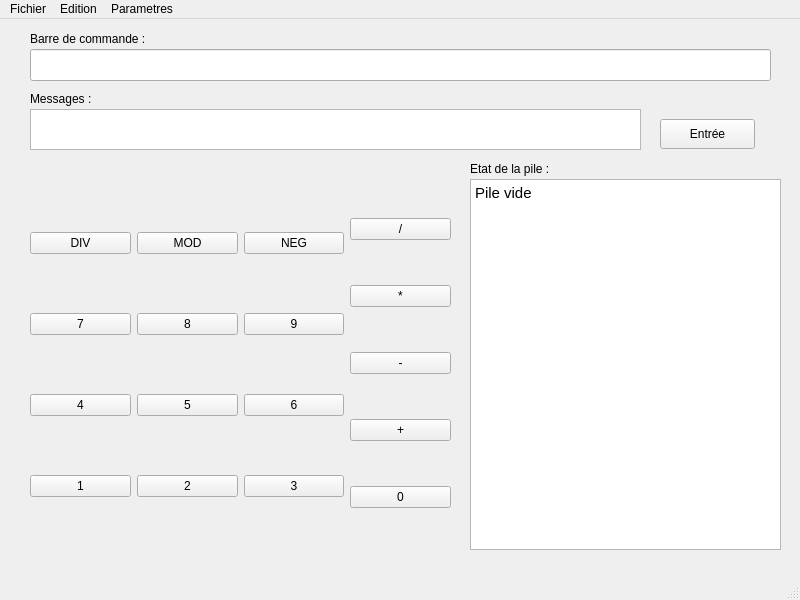
<?xml version="1.0" encoding="UTF-8"?>
<ui version="4.0">
 <class>MainWindow</class>
 <widget class="QMainWindow" name="MainWindow">
  <property name="geometry">
   <rect>
    <x>0</x>
    <y>0</y>
    <width>800</width>
    <height>600</height>
   </rect>
  </property>
  <property name="windowTitle">
   <string>MainWindow</string>
  </property>
  <widget class="QWidget" name="centralwidget">
   <widget class="QWidget" name="horizontalLayoutWidget">
    <property name="geometry">
     <rect>
      <x>30</x>
      <y>160</y>
      <width>421</width>
      <height>371</height>
     </rect>
    </property>
    <layout class="QHBoxLayout" name="horizontalLayout">
     <item>
      <layout class="QVBoxLayout" name="verticalLayout">
       <item>
        <widget class="QPushButton" name="divButton">
         <property name="text">
          <string>DIV</string>
         </property>
        </widget>
       </item>
       <item>
        <widget class="QPushButton" name="sevenButton">
         <property name="text">
          <string>7</string>
         </property>
        </widget>
       </item>
       <item>
        <widget class="QPushButton" name="fourButton">
         <property name="text">
          <string>4</string>
         </property>
        </widget>
       </item>
       <item>
        <widget class="QPushButton" name="oneButton">
         <property name="text">
          <string>1</string>
         </property>
        </widget>
       </item>
      </layout>
     </item>
     <item>
      <layout class="QVBoxLayout" name="verticalLayout_3">
       <item>
        <widget class="QPushButton" name="modButton">
         <property name="text">
          <string>MOD</string>
         </property>
        </widget>
       </item>
       <item>
        <widget class="QPushButton" name="eightButton">
         <property name="text">
          <string>8</string>
         </property>
        </widget>
       </item>
       <item>
        <widget class="QPushButton" name="fiveButton">
         <property name="text">
          <string>5</string>
         </property>
        </widget>
       </item>
       <item>
        <widget class="QPushButton" name="twoButton">
         <property name="text">
          <string>2</string>
         </property>
        </widget>
       </item>
      </layout>
     </item>
     <item>
      <layout class="QVBoxLayout" name="verticalLayout_4">
       <item>
        <widget class="QPushButton" name="negButton">
         <property name="text">
          <string>NEG</string>
         </property>
        </widget>
       </item>
       <item>
        <widget class="QPushButton" name="nineButton">
         <property name="text">
          <string>9</string>
         </property>
        </widget>
       </item>
       <item>
        <widget class="QPushButton" name="sixButton">
         <property name="text">
          <string>6</string>
         </property>
        </widget>
       </item>
       <item>
        <widget class="QPushButton" name="threeButton">
         <property name="text">
          <string>3</string>
         </property>
        </widget>
       </item>
      </layout>
     </item>
     <item>
      <layout class="QVBoxLayout" name="verticalLayout_2">
       <item>
        <widget class="QPushButton" name="slashButton">
         <property name="text">
          <string>/</string>
         </property>
        </widget>
       </item>
       <item>
        <widget class="QPushButton" name="multiplyButton">
         <property name="text">
          <string>*</string>
         </property>
        </widget>
       </item>
       <item>
        <widget class="QPushButton" name="minusButton">
         <property name="text">
          <string>-</string>
         </property>
        </widget>
       </item>
       <item>
        <widget class="QPushButton" name="addButton">
         <property name="text">
          <string>+</string>
         </property>
        </widget>
       </item>
       <item>
        <widget class="QPushButton" name="zeroButton">
         <property name="text">
          <string>0</string>
         </property>
        </widget>
       </item>
      </layout>
     </item>
    </layout>
   </widget>
   <widget class="QLabel" name="label">
    <property name="geometry">
     <rect>
      <x>30</x>
      <y>10</y>
      <width>151</width>
      <height>20</height>
     </rect>
    </property>
    <property name="text">
     <string>Barre de commande :</string>
    </property>
   </widget>
   <widget class="QLineEdit" name="cmdLine">
    <property name="geometry">
     <rect>
      <x>30</x>
      <y>30</y>
      <width>741</width>
      <height>32</height>
     </rect>
    </property>
   </widget>
   <widget class="QTextEdit" name="pileMsg">
    <property name="geometry">
     <rect>
      <x>470</x>
      <y>160</y>
      <width>311</width>
      <height>371</height>
     </rect>
    </property>
    <property name="readOnly">
     <bool>true</bool>
    </property>
    <property name="html">
     <string>&lt;!DOCTYPE HTML PUBLIC &quot;-//W3C//DTD HTML 4.0//EN&quot; &quot;http://www.w3.org/TR/REC-html40/strict.dtd&quot;&gt;
&lt;html&gt;&lt;head&gt;&lt;meta name=&quot;qrichtext&quot; content=&quot;1&quot; /&gt;&lt;style type=&quot;text/css&quot;&gt;
p, li { white-space: pre-wrap; }
&lt;/style&gt;&lt;/head&gt;&lt;body style=&quot; font-family:'Cantarell'; font-size:11pt; font-weight:400; font-style:normal;&quot;&gt;
&lt;p style=&quot; margin-top:0px; margin-bottom:0px; margin-left:0px; margin-right:0px; -qt-block-indent:0; text-indent:0px;&quot;&gt;Pile vide&lt;/p&gt;&lt;/body&gt;&lt;/html&gt;</string>
    </property>
   </widget>
   <widget class="QLabel" name="label_2">
    <property name="geometry">
     <rect>
      <x>470</x>
      <y>140</y>
      <width>101</width>
      <height>20</height>
     </rect>
    </property>
    <property name="text">
     <string>Etat de la pile :</string>
    </property>
   </widget>
   <widget class="QTextEdit" name="msgLine">
    <property name="geometry">
     <rect>
      <x>30</x>
      <y>90</y>
      <width>611</width>
      <height>41</height>
     </rect>
    </property>
   </widget>
   <widget class="QLabel" name="label_3">
    <property name="geometry">
     <rect>
      <x>30</x>
      <y>70</y>
      <width>151</width>
      <height>20</height>
     </rect>
    </property>
    <property name="text">
     <string>Messages :</string>
    </property>
   </widget>
   <widget class="QPushButton" name="enter">
    <property name="geometry">
     <rect>
      <x>660</x>
      <y>100</y>
      <width>95</width>
      <height>30</height>
     </rect>
    </property>
    <property name="text">
     <string>Entrée</string>
    </property>
   </widget>
  </widget>
  <widget class="QMenuBar" name="menubar">
   <property name="geometry">
    <rect>
     <x>0</x>
     <y>0</y>
     <width>800</width>
     <height>26</height>
    </rect>
   </property>
   <widget class="QMenu" name="menuFichier">
    <property name="title">
     <string>Fichier</string>
    </property>
    <addaction name="actionQuitter"/>
   </widget>
   <widget class="QMenu" name="menuParametres">
    <property name="title">
     <string>Parametres</string>
    </property>
    <addaction name="actionModifier"/>
   </widget>
   <widget class="QMenu" name="menuEdition">
    <property name="title">
     <string>Edition</string>
    </property>
    <addaction name="actionAtomes"/>
    <addaction name="actionProgrammes"/>
   </widget>
   <addaction name="menuFichier"/>
   <addaction name="menuEdition"/>
   <addaction name="menuParametres"/>
  </widget>
  <widget class="QStatusBar" name="statusbar"/>
  <action name="actionQuitter">
   <property name="text">
    <string>Quitter</string>
   </property>
  </action>
  <action name="actionModifier">
   <property name="text">
    <string>Modifier</string>
   </property>
  </action>
  <action name="actionAtomes">
   <property name="text">
    <string>Atomes</string>
   </property>
  </action>
  <action name="actionProgrammes">
   <property name="text">
    <string>Programmes</string>
   </property>
  </action>
 </widget>
 <resources/>
 <connections/>
</ui>
